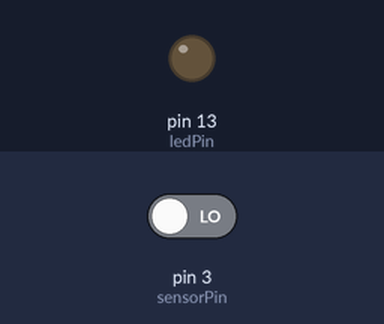
The sketch below on a simulated Arduino Uno, built with avr-gcc and run on an emulated ATmega328P. On the bench: output pins drawn as LEDs (lit = HIGH). The test bench sets the inputs (shaded band); at power-on: pin 3 (sensorPin) LOW.

Above: at 1.2 s.
1.3 s: pin 3 (sensorPin) driven HIGH
At 1.6 s:
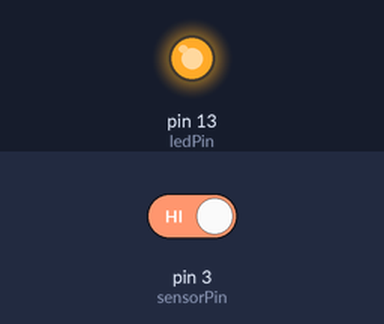
2.8 s: pin 3 (sensorPin) driven LOW
At 3.9 s:
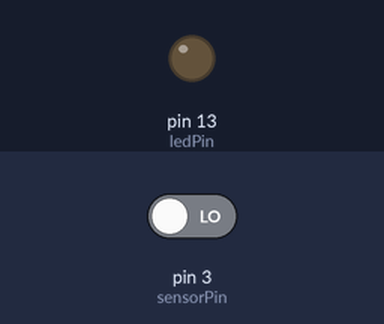
Timing chart, 0 to 5.8 s (numbered marks = the images above; inputs shaded):
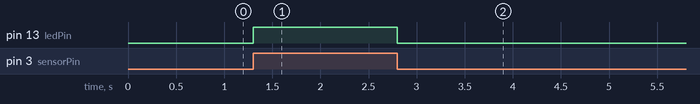

The sketch:

Project_1_Line_Tracking_Sensor.ino
```cpp
const int sensorPin = 3;     // the number of the sensor pin
const int ledPin =  13;      // the number of the LED pin
int sensorState = 0;         // variable for reading the sensor status
void setup() {
  pinMode(ledPin, OUTPUT);
  pinMode(sensorPin, INPUT); }
void loop(){
  // read the state of the sensor value:
  sensorState = digitalRead(sensorPin);
  // if the sensorState is HIGH:
  if (sensorState == HIGH) {
     digitalWrite(ledPin, HIGH);
  }
  else {digitalWrite(ledPin, LOW);
  }}
```

Measured:
- after the input at 1.3 s, pin 13 (ledPin): LOW → HIGH at once
- after the input at 2.8 s, pin 13 (ledPin): HIGH → LOW at once
